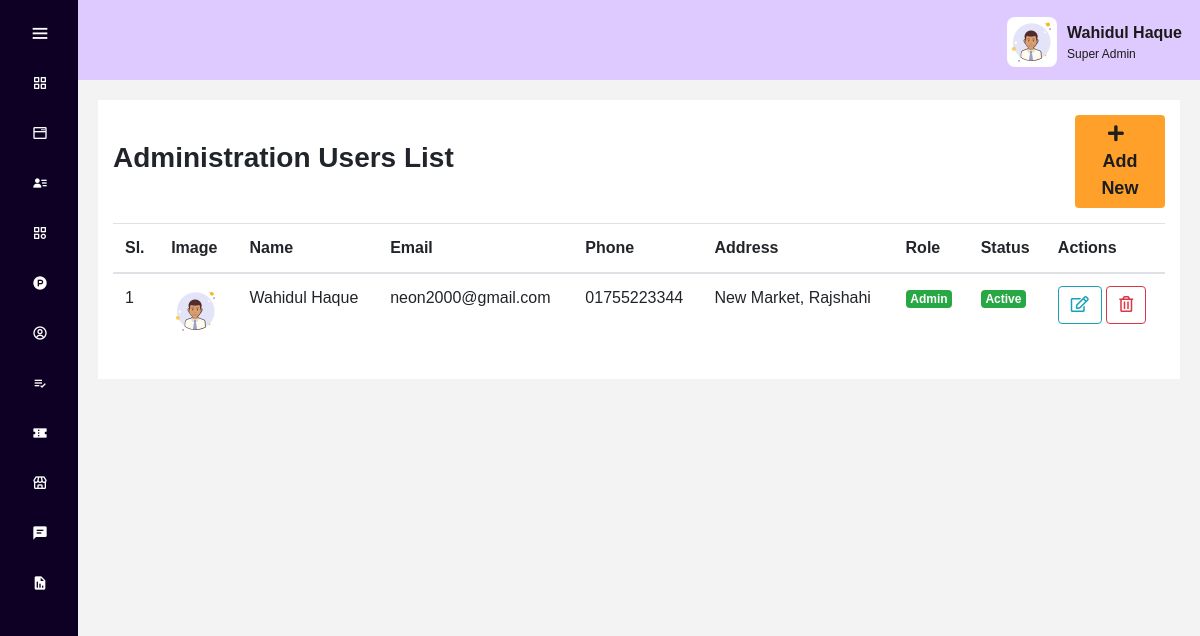
/views/admin/users.php?do=Manage (signed in), run on the app's committed database.
### tables this page shows
CREATE TABLE `users` (
  `id` int(10) UNSIGNED NOT NULL,
  `name` varchar(255) NOT NULL,
  `email` varchar(255) NOT NULL,
  `password` varchar(255) NOT NULL,
  `phone` varchar(255) DEFAULT NULL,
  `address` varchar(255) DEFAULT NULL,
  `image` varchar(255) DEFAULT NULL,
  `user_type` varchar(255) NOT NULL DEFAULT 'USR' COMMENT 'ADM For Super Admin, USR For users',
  `status` int(1) NOT NULL
);

### controller/admin/UserController.php (the view, shortened to what this page needs)
<?php
    function getAllUser(){
        $db = dbConnection();
        $sql_query  = "SELECT * FROM `users`";
        $result     = mysqli_query($db, $sql_query);
        return $result;
    }
    function writeTableUser($data){
        $markUp = "";
        if(isset($data)){
            $sl = 1;
            while($item = mysqli_fetch_object($data)){
                $img_path       = (!empty($item->image)) ? "../../assets/img/users/".$item->image : "https://cdn.pixabay.com/photo/2020/07/01/12/58/icon-5359553_1280.png";
                $type           = ($item->status == 1) ? '<span class="badge badge-success">Active</span>' : '<span class="badge badge-danger">Inactive</span>';
                $user_type      = ($item->user_type == "ADM") ? '<span class="badge badge-success">Admin</span>' :
                                    (($item->user_type == "MGR") ? '<span class="badge badge-info">Manager</span>' : '<span class="badge badge-warning">Salesman</span>');
                $markUp .= '<tr class="align-items-center">
                                <td>'.  $sl++ .'</td>
                                <td>
                                    <img src="'. $img_path . '" class="table-img" alt="">
                                </td>
                                <td>'. $item->name      .'</td>
                                <td>'. $item->email     .'</td>
                                <td>'. $item->phone     .'</td>
                                <td>'. $item->address   .'</td>
                                <td>'. $user_type       .'</td>
                                <td>'. $type            .'</td>
                                <td>
                                    <a href="users.php?do=Edit&edit_id='. $item->id .'" class="btn btn-outline-info" ><i class="far fa-edit"></i></a>
                                    <button type="button" class="btn btn-outline-danger" data-toggle="modal" data-target="#pr_'.$item->id.'">
                                        <i class="far fa-trash-alt"></i>
                                    </button>
                                    <div class="modal fade" id="pr_'.$item->id.'" tabindex="-1" role="dialog" data-backdrop="false" aria-labelledby="exampleModalCenterTitle" aria-hidden="true">
                                                    Do you want to delete Product : '.$item->name.' permanently?
                                                        <input type="hidden" name="dlt_id" value="'.$item->id.'">
                                    </div>
                                </td>
                            </tr>';
            }
        }
        return $markUp;
    }
?>

### assets/admin/css/adm_style.css (style rules this page uses)
* { margin: 0; padding: 0; box-sizing: border-box; font-family: 'Poppins',sans-serif; }
body { position: relative; min-height: 100vh; overflow: hidden; }
.table-img { width: 50px; height: 50px; border-radius: 50%; }

### data on the page
users: image (picture), name "Wahidul Haque", email "neon2000@gmail.com", phone "01755223344", address "New Market, Rajshahi", user_type "Admin", status "Active"

### other printed values
$_SESSION['user']['name'] "Wahidul Haque"
